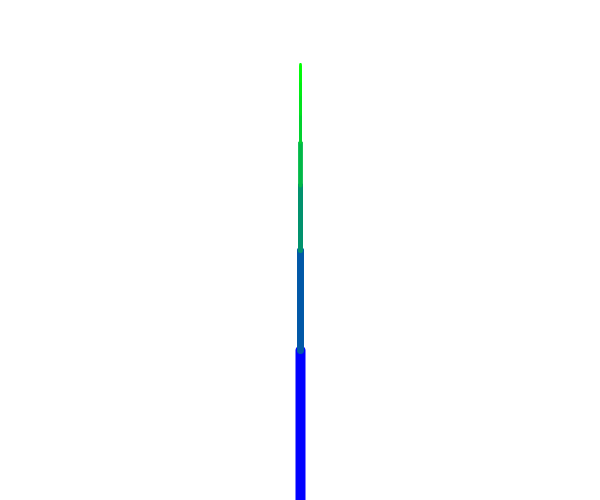
Frame 1 (no input)
Frame 60 (the mouse pressed at the canvas centre just before this capture): identical to frame 1, image omitted
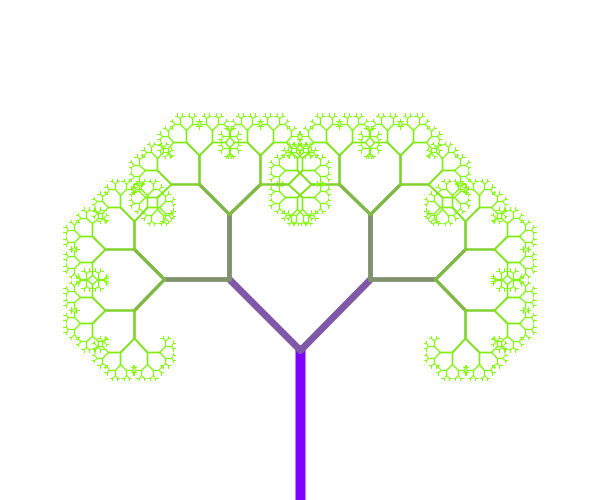
Frame 120 (the mouse held since frame 60 and released just before this capture)

The Processing sketch that drew these frames (run headless with seeded random() and noise(); from frame 60 on, the mouse is pressed at the canvas centre):

// Processing sketch: NOC_8_04_Tree_M_colored
// ── NOC_8_04_Tree_M_colored.pde
// The Nature of Code
// Daniel Shiffman
// http://natureofcode.com

// Recursive Tree
// Renders a simple tree-like structure via recursion
// Branching angle calculated as a function of horizontal mouse location

float theta;   
int R, G, B;

void setup() {
  size(600, 500);
  smooth();
}

void draw() {
  background(255);
  // Let's pick an angle 0 to 90 degrees based on the mouse position
  theta = map(mouseX,0,width,0,PI/2);
  R = int(map(theta, 0, PI/2, 1, 255));

  // Start the tree from the bottom of the screen
  translate(width/2, height);
  stroke(0);
  branch(150);
}

void branch(float len) {
  // Each branch will be 2/3rds the size of the previous one

  float sw = map(len,2,150,1,10);
  G = int(map(len, 2, 150, 255, 1));
  B = int(map(len, 2, 150, 1, 255));
  strokeWeight(sw);
  stroke(R, G, B);
      
  line(0, 0, 0, -len);
  // Move to the end of that line
  translate(0, -len);

  len *= 0.66;
  // All recursive functions must have an exit condition!!!!
  // Here, ours is when the length of the branch is 2 pixels or less
  if (len > 2) {
    pushMatrix();    // Save the current state of transformation (i.e. where are we now)
    rotate(theta);   // Rotate by theta
    branch(len);       // Ok, now call myself to draw two new branches!!
    popMatrix();     // Whenever we get back here, we "pop" in order to restore the previous matrix state

    // Repeat the same thing, only branch off to the "left" this time!
    pushMatrix();
    rotate(-theta);
    branch(len);
    popMatrix();
  }
}
